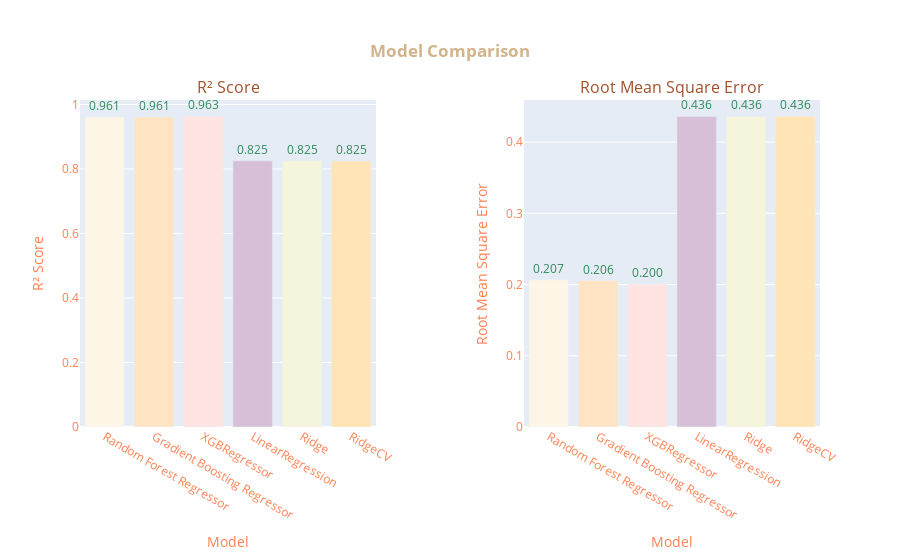

This figure's notebook cell:
### Code cell
from plotly.subplots import make_subplots
import plotly.express as px

fig = make_subplots(
    rows=1, cols=2,
    specs=[[{'type': 'bar'}, {'type': 'bar'}]],
    subplot_titles=['R² Score', 'Root Mean Square Error'],
    horizontal_spacing=0.2
)

# Use the exact column names from your DataFrame
fig1 = px.bar(comparison, x='Type', y='r2 Score', text_auto='.3f')
fig2 = px.bar(comparison, x='Type', y='Root Mean Squared Error', text_auto='.3f')

fig.add_trace(fig1['data'][0], row=1, col=1)
fig.add_trace(fig2['data'][0], row=1, col=2)

fig.update_xaxes(title_text='Model', row=1, col=1)
fig.update_xaxes(title_text='Model', row=1, col=2)

fig.update_traces(
    textposition='outside', 
    textfont_color='seagreen', 
    marker_color=['oldlace', 'bisque', 'mistyrose', 'thistle', 'beige', 'moccasin']
)
fig.update_annotations(font_color='sienna')

fig.update_layout(
    title={
        'text': '<b>Model Comparison</b>',
        'x': 0.5,
        'y': 0.92,
        'xanchor': 'center',
        'yanchor': 'top',
        'font_color': 'tan'
    },
    font_color='coral',
    yaxis={'title': 'R² Score'},
    yaxis2={'title': 'Root Mean Square Error'}
)

fig.show()

### Figure 1 — Plotly figure (JSON) as saved in the notebook; plotly's stock layout.template omitted (floating-point values rounded to 4 significant figures)
{"data": [{"alignmentgroup": "True", "hovertemplate": "Type=%{x}<br>r2 Score=%{y}<extra></extra>", "legendgroup": "", "marker": {"color": ["oldlace", "bisque", "mistyrose", "thistle", "beige", "moccasin"], "pattern": {"shape": ""}}, "name": "", "offsetgroup": "", "orientation": "v", "showlegend": false, "textfont": {"color": "seagreen"}, "textposition": "outside", "texttemplate": "%{y:.3f}", "type": "bar", "x": ["Random Forest Regressor", "Gradient Boosting Regressor", "XGBRegressor", "LinearRegression", "Ridge", "RidgeCV"], "xaxis": "x", "y": [0.9607, 0.9611, 0.9631, 0.825, 0.825, 0.825], "yaxis": "y"}, {"alignmentgroup": "True", "hovertemplate": "Type=%{x}<br>Root Mean Squared Error=%{y}<extra></extra>", "legendgroup": "", "marker": {"color": ["oldlace", "bisque", "mistyrose", "thistle", "beige", "moccasin"], "pattern": {"shape": ""}}, "name": "", "offsetgroup": "", "orientation": "v", "showlegend": false, "textfont": {"color": "seagreen"}, "textposition": "outside", "texttemplate": "%{y:.3f}", "type": "bar", "x": ["Random Forest Regressor", "Gradient Boosting Regressor", "XGBRegressor", "LinearRegression", "Ridge", "RidgeCV"], "xaxis": "x2", "y": [0.2067, 0.2057, 0.2004, 0.4361, 0.4361, 0.4361], "yaxis": "y2"}], "layout": {"annotations": [{"font": {"color": "sienna", "size": 16}, "showarrow": false, "text": "R² Score", "x": 0.2, "xanchor": "center", "xref": "paper", "y": 1, "yanchor": "bottom", "yref": "paper"}, {"font": {"color": "sienna", "size": 16}, "showarrow": false, "text": "Root Mean Square Error", "x": 0.8, "xanchor": "center", "xref": "paper", "y": 1, "yanchor": "bottom", "yref": "paper"}], "autosize": true, "font": {"color": "coral"}, "title": {"font": {"color": "tan"}, "text": "<b>Model Comparison</b>", "x": 0.5, "xanchor": "center", "y": 0.92, "yanchor": "top"}, "xaxis": {"anchor": "y", "autorange": true, "domain": [0, 0.4], "range": [-0.5, 5.5], "title": {"text": "Model"}, "type": "category"}, "xaxis2": {"anchor": "y2", "autorange": true, "domain": [0.6, 1], "range": [-0.5, 5.5], "title": {"text": "Model"}, "type": "category"}, "yaxis": {"anchor": "x", "autorange": true, "domain": [0, 1], "range": [0, 1.014], "title": {"text": "R² Score"}, "type": "linear"}, "yaxis2": {"anchor": "x2", "autorange": true, "domain": [0, 1], "range": [0, 0.4591], "title": {"text": "Root Mean Square Error"}, "type": "linear"}}}
